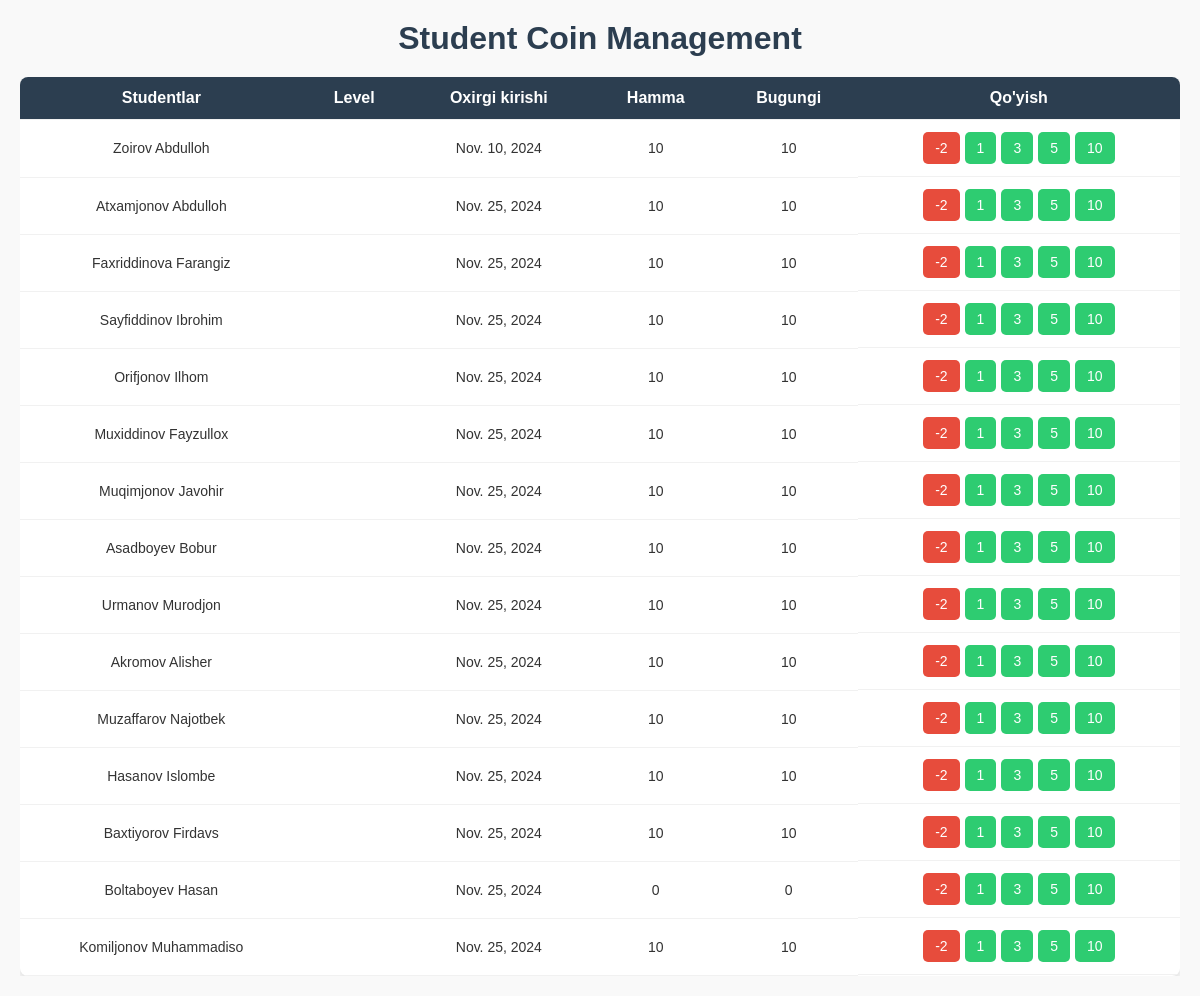
Before: /dashboard/group/5/ with the older database file.
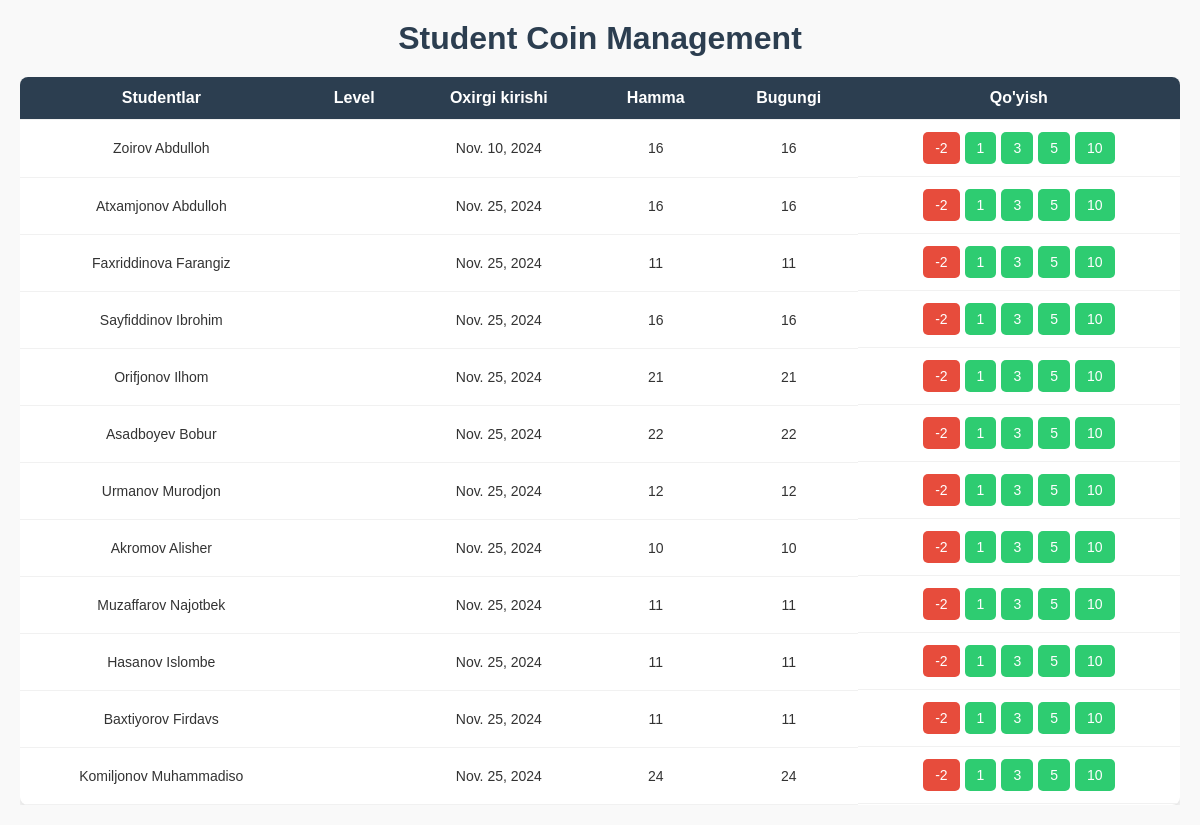
After: the same page with the newer database file.
### accounts/models.py (models this page shows, shortened)
class User(models.Model):
    name = models.CharField(max_length=100)
    modme_id = models.CharField(max_length=50, unique=True)
    password = models.CharField(max_length=128)
    level = models.IntegerField(default=1)
    last_visit = models.DateField(default=0)
    total_coins = models.IntegerField(default=0)
    coins_today = models.IntegerField(default=0)
    group = models.ForeignKey(Group, on_delete=models.CASCADE, related_name='groups', null=True, blank=True)

### accounts/views.py (the view)
# urls.py: path('dashboard/group/<int:group_id>/', student_list, name='group_students'),
def student_list(request, group_id):
    group = get_object_or_404(Group, id=group_id)
    students = User.objects.filter(group=group)
    return render(request, 'dashboard.html', {'students': students})

### templates/dashboard.html (shortened to what this page needs)
{% load static %}
<!DOCTYPE html>
<html lang="en">
<head>
</head>
<body>
    <h1>Student Coin Management</h1>
    <div style="overflow-x: auto;">
        <table>
            <tr>
                <th>Studentlar</th>
                <th>Level</th>
                <th>Oxirgi kirishi</th>
                <th>Hamma</th>
                <th>Bugungi</th>
                <th>Qo'yish</th>
            </tr>
            {% for student in students %}
            <tr>
                <td>{{ student.name }} </td>
                <td>{{ student.league }} </td>
                <td>{{ student.last_visit }} </td>
                <td>{{ student.total_coins }}</td>
                <td>{{ student.coins_today }}</td>
                <td>
                    <a href="{% url 'dashboard' student.id 2 %}" class="coin-btn btn-subtract">-2</a>
                    <a href="{% url 'dashboard' student.id 1 %}" class="coin-btn btn-add">1</a>
                    <a href="{% url 'dashboard' student.id 3 %}" class="coin-btn btn-add">3</a>
                    <a href="{% url 'dashboard' student.id 5 %}" class="coin-btn btn-add">5</a>
                    <a href="{% url 'dashboard' student.id 10 %}" class="coin-btn btn-add">10</a>
                </td>
            </tr>
            {% endfor %}
        </table>
    </div>
</body>
</html>

Changed rows visible on the page:
no longer on this page (row edited): User: name "Muxiddinov Fayzullox", last_visit "Nov. 25, 2024", total_coins "10", coins_today "10"
removed User: name "Muqimjonov Javohir", last_visit "Nov. 25, 2024", total_coins "10", coins_today "10"
removed User: name "Boltaboyev Hasan", last_visit "Nov. 25, 2024", total_coins "0", coins_today "0"
changed User "Zoirov Abdulloh": total_coins "10" → "16"; coins_today "10" → "16"
changed User "Atxamjonov Abdulloh": total_coins "10" → "16"; coins_today "10" → "16"
changed User "Faxriddinova Farangiz": total_coins "10" → "11"; coins_today "10" → "11"
changed User "Sayfiddinov Ibrohim": total_coins "10" → "16"; coins_today "10" → "16"
changed User "Orifjonov Ilhom": total_coins "10" → "21"; coins_today "10" → "21"
changed User "Asadboyev Bobur": total_coins "10" → "22"; coins_today "10" → "22"
changed User "Urmanov Murodjon": total_coins "10" → "12"; coins_today "10" → "12"
changed User "Muzaffarov Najotbek": total_coins "10" → "11"; coins_today "10" → "11"
changed User "Hasanov Islombe": total_coins "10" → "11"; coins_today "10" → "11"
changed User "Baxtiyorov Firdavs": total_coins "10" → "11"; coins_today "10" → "11"
changed User "Komiljonov Muhammadiso": total_coins "10" → "24"; coins_today "10" → "24"
